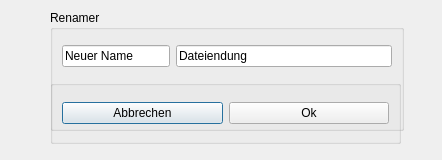
<?xml version="1.0" encoding="UTF-8"?>
<ui version="4.0">
 <class>Dialog</class>
 <widget class="QDialog" name="Dialog">
  <property name="geometry">
   <rect>
    <x>0</x>
    <y>0</y>
    <width>442</width>
    <height>160</height>
   </rect>
  </property>
  <property name="windowTitle">
   <string>Dialog</string>
  </property>
  <widget class="QGroupBox" name="groupBox">
   <property name="geometry">
    <rect>
     <x>50</x>
     <y>10</y>
     <width>354</width>
     <height>121</height>
    </rect>
   </property>
   <property name="title">
    <string>Renamer</string>
   </property>
   <layout class="QFormLayout" name="formLayout">
    <item row="0" column="0" colspan="2">
     <widget class="KUrlRequester" name="dPfad"/>
    </item>
    <item row="1" column="0">
     <widget class="KLineEdit" name="dNeuerName">
      <property name="enabled">
       <bool>true</bool>
      </property>
      <property name="text">
       <string>Neuer Name</string>
      </property>
     </widget>
    </item>
    <item row="1" column="1">
     <widget class="QLineEdit" name="dDateiEndung">
      <property name="text">
       <string>Dateiendung</string>
      </property>
     </widget>
    </item>
   </layout>
  </widget>
  <widget class="QGroupBox" name="groupBox_2">
   <property name="geometry">
    <rect>
     <x>50</x>
     <y>80</y>
     <width>351</width>
     <height>64</height>
    </rect>
   </property>
   <property name="title">
    <string/>
   </property>
   <layout class="QHBoxLayout" name="horizontalLayout">
    <item>
     <widget class="QPushButton" name="dAbbrechen">
      <property name="text">
       <string>Abbrechen</string>
      </property>
     </widget>
    </item>
    <item>
     <widget class="QPushButton" name="dAusfuehren">
      <property name="text">
       <string>Ok</string>
      </property>
      <property name="default">
       <bool>false</bool>
      </property>
     </widget>
    </item>
   </layout>
  </widget>
 </widget>
 <customwidgets>
  <customwidget>
   <class>KUrlRequester</class>
   <extends>QFrame</extends>
   <header>kurlrequester.h</header>
  </customwidget>
  <customwidget>
   <class>KLineEdit</class>
   <extends>QLineEdit</extends>
   <header>klineedit.h</header>
  </customwidget>
 </customwidgets>
 <resources/>
 <connections/>
</ui>
